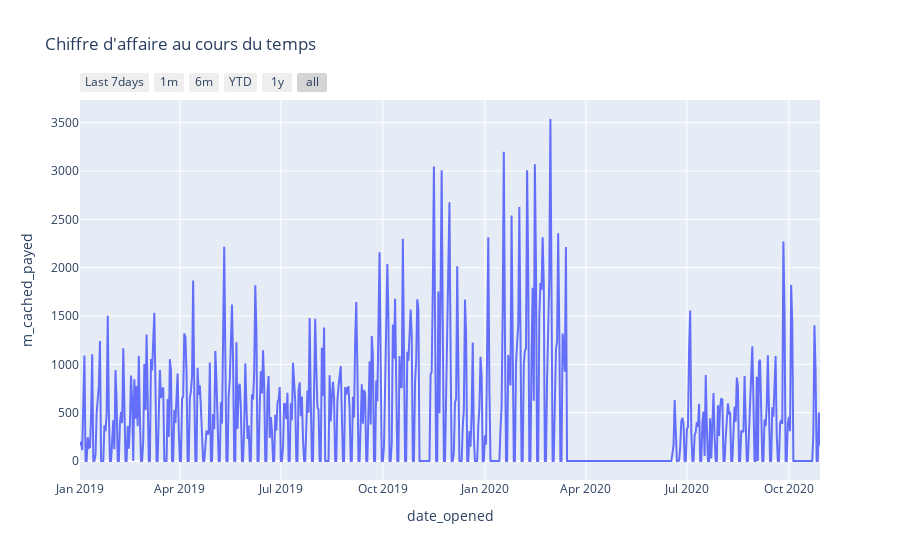
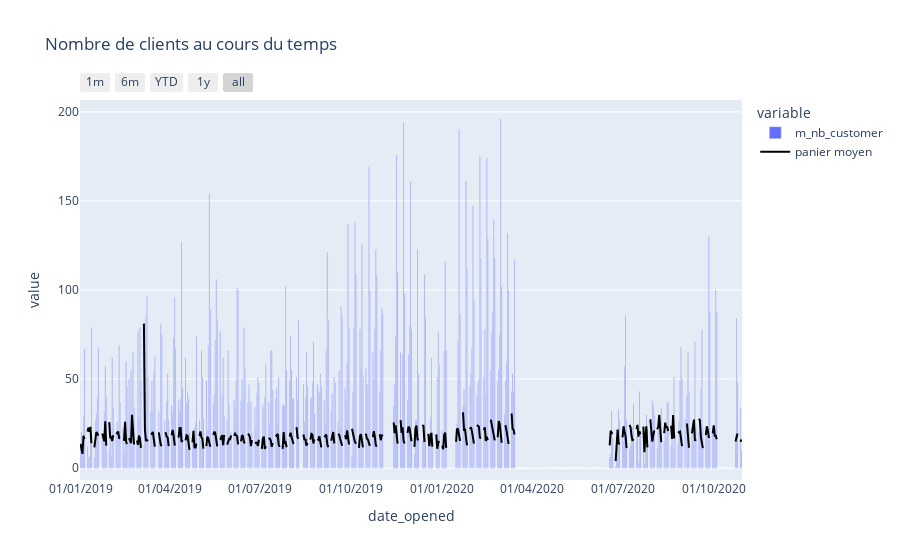
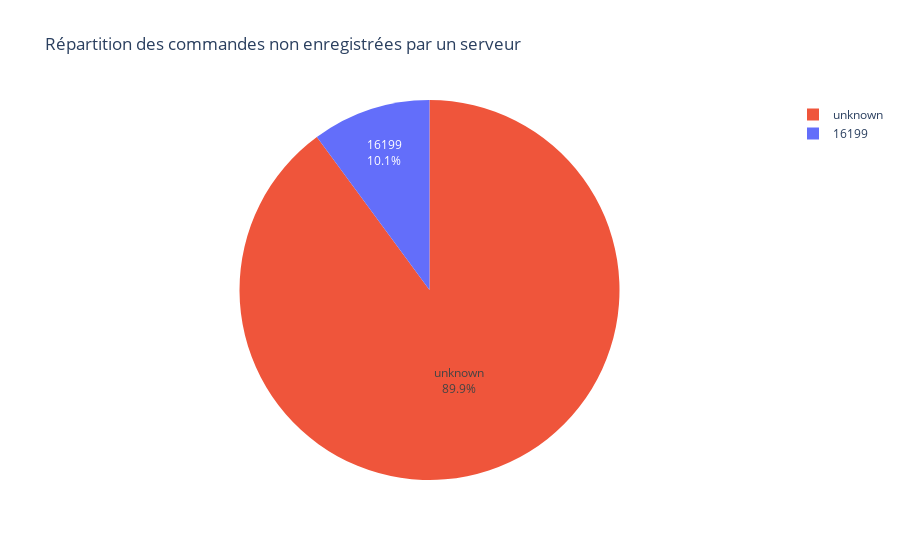

These figures' notebook cell, in order:
### Markdown cell above
h) utiliser maintenant la fonction ['interactive_output'](https://ipywidgets.readthedocs.io/en/latest/examples/Using%20Interact.html#More-control-over-the-user-interface:-interactive_output).
Cette fonction permet d'être plus flexible sur la disposition des widgets.

### Code cell
out = interactive_output(
    display_dash,
    {
        'df': fixed(df),
        'id_store_dropdown': id_store_dropdown,
        'date_debut_picker': date_debut_picker,
        'date_fin_picker': date_fin_picker
    }
)
display(ui, out)

### Figure 1 — Plotly figure (JSON) as saved in the notebook; plotly's stock layout.template omitted (floating-point values rounded to 4 significant figures; data arrays with more than 128 entries replaced by an {"elided": "..."} marker saying what was removed)
{"data": [{"hovertemplate": "date_opened=%{x}<br>m_cached_payed=%{y}<extra></extra>", "legendgroup": "", "line": {"color": "#636efa", "dash": "solid"}, "marker": {"symbol": "circle"}, "mode": "lines", "name": "", "orientation": "v", "showlegend": false, "type": "scatter", "x": {"elided": "668 str values"}, "xaxis": "x", "y": {"elided": "668 float values"}, "yaxis": "y"}], "layout": {"legend": {"tracegroupgap": 0}, "title": {"text": "Chiffre d'affaire au cours du temps"}, "xaxis": {"anchor": "y", "domain": [0, 1], "rangeselector": {"buttons": [{"count": 7, "label": "Last 7days", "step": "day", "stepmode": "backward"}, {"count": 1, "label": "1m", "step": "month", "stepmode": "backward"}, {"count": 6, "label": "6m", "step": "month", "stepmode": "backward"}, {"count": 1, "label": "YTD", "step": "year", "stepmode": "todate"}, {"count": 1, "label": "1y", "step": "year", "stepmode": "backward"}, {"step": "all"}]}, "title": {"text": "date_opened"}}, "yaxis": {"anchor": "x", "domain": [0, 1], "title": {"text": "m_cached_payed"}}}}

### Figure 2 — Plotly figure (JSON) as saved in the notebook; plotly's stock layout.template omitted (floating-point values rounded to 4 significant figures; data arrays with more than 128 entries replaced by an {"elided": "..."} marker saying what was removed)
{"data": [{"alignmentgroup": "True", "hovertemplate": "variable=m_nb_customer<br>date_opened=%{x}<br>value=%{y}<extra></extra>", "legendgroup": "m_nb_customer", "marker": {"color": "#636efa", "pattern": {"shape": ""}}, "name": "m_nb_customer", "offsetgroup": "m_nb_customer", "orientation": "v", "showlegend": true, "textposition": "auto", "type": "bar", "x": {"elided": "668 str values"}, "xaxis": "x", "y": {"elided": "668 int values"}, "yaxis": "y"}, {"line": {"color": "#000000"}, "mode": "lines", "name": "panier moyen", "type": "scatter", "x": {"elided": "668 str values"}, "y": {"elided": "668 float values"}}], "layout": {"barmode": "relative", "legend": {"title": {"text": "variable"}, "tracegroupgap": 0}, "title": {"text": "Nombre de clients au cours du temps"}, "xaxis": {"anchor": "y", "domain": [0, 1], "rangeselector": {"buttons": [{"count": 1, "label": "1m", "step": "month", "stepmode": "backward"}, {"count": 6, "label": "6m", "step": "month", "stepmode": "backward"}, {"count": 1, "label": "YTD", "step": "year", "stepmode": "todate"}, {"count": 1, "label": "1y", "step": "year", "stepmode": "backward"}, {"step": "all"}]}, "tickformat": "%d/%m/%Y", "title": {"text": "date_opened"}}, "yaxis": {"anchor": "x", "domain": [0, 1], "title": {"text": "value"}}}}

### Figure 3 — Plotly figure (JSON) as saved in the notebook; plotly's stock layout.template omitted (floating-point values rounded to 4 significant figures)
{"data": [{"customdata": [[16199], ["unknown"]], "domain": {"x": [0, 1], "y": [0, 1]}, "hovertemplate": "id_waiter=%{customdata[0]}<br>m_cached_payed=%{value}<extra></extra>", "labels": [16199, "unknown"], "legendgroup": "", "marker": {"colors": ["#636efa", "#EF553B"]}, "name": "", "showlegend": true, "textinfo": "percent+label", "type": "pie", "values": [33100.0, 294700.0]}], "layout": {"legend": {"tracegroupgap": 0}, "title": {"text": "Répartition des commandes non enregistrées par un serveur"}}}
